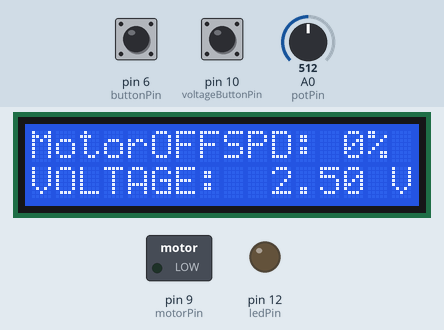
This sketch was run on a simulated Arduino Uno, built with avr-gcc and run on an emulated ATmega328P. On the bench: 16×2 character LCD, switched loads named in the sketch (green lamp = pin HIGH), output pins drawn as LEDs (lit = HIGH). Dashed ring = blinking. The inputs (shaded band) are chosen by the test bench; at power-on: pin 6 (buttonPin) HIGH, A0 (potPin) = 512, pin 10 (voltageButtonPin) HIGH. What the sketch prints to the serial monitor is not drawn.

Above: at 6.2 s.
6.3 s: pin 6 (buttonPin) pulled LOW for 0.25 s
At 7.2 s:
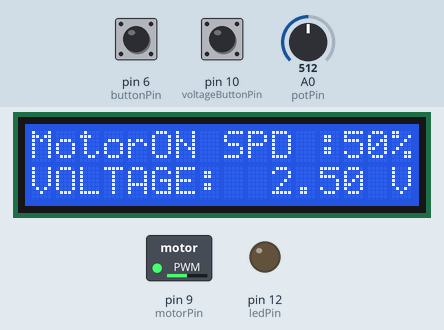
9.1 s: A0 (potPin) set to 1023
At 9.6 s:
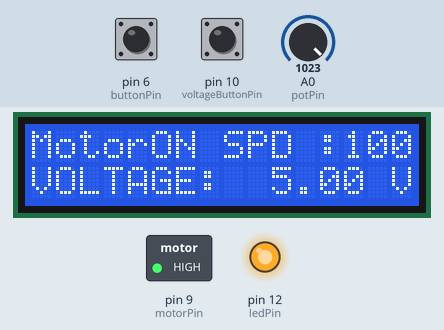
10.7 s: A0 (potPin) set to 1011
At 11.7 s:
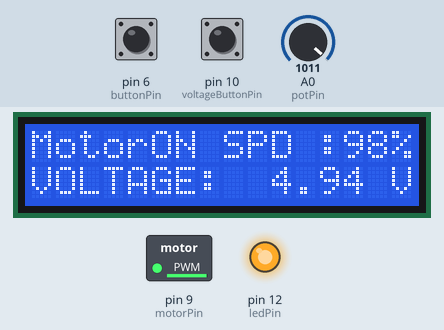
12.3 s: pin 6 (buttonPin) pulled LOW for 1 s
At 13.4 s:
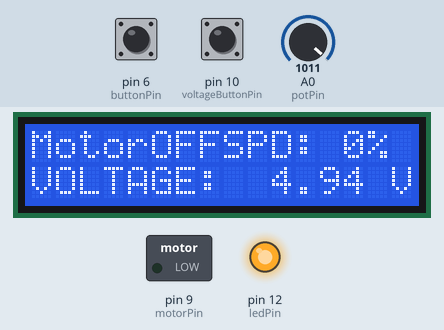
14.8 s: pin 6 (buttonPin) pulled LOW for 0.25 s
At 15.46 s:
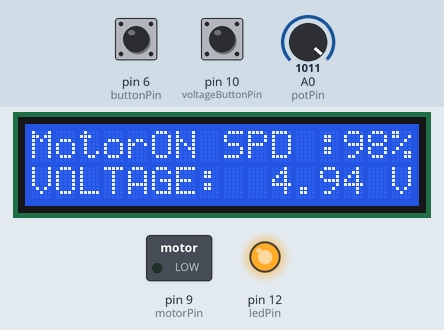
18.0 s: A0 (potPin) set to 716
At 19.3 s:
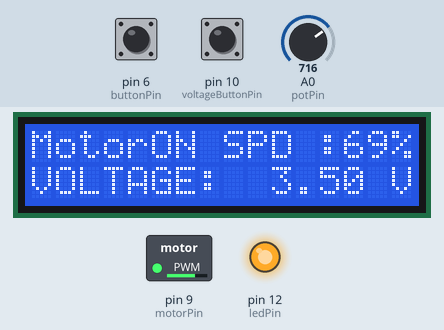
Timing chart, 0 to 22.0 s (numbered marks = the images above; inputs shaded):
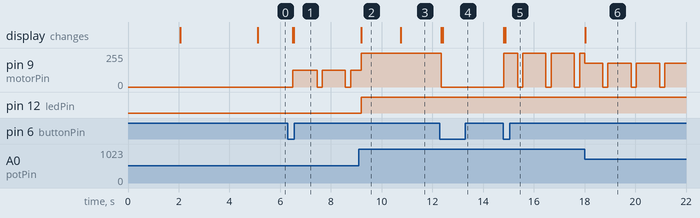

The sketch:

MotorLogic.ino
```cpp
#include <LiquidCrystal.h>

LiquidCrystal lcd(7, 8, 5, 4, 3, 2);

// Pin definitions
const int motorPin = 9;
const int ledPin = 12;
const int buttonPin = 6;
const int potPin = A0;
const int voltageButtonPin = 10;

// Variables for motor control
bool motorState = false;
int potValue = 0;
int ledBrightness = 0;
int motorSpeed = 0;
int motorSpeedPercentage = 0;
float actualVoltage = 0.0;

bool voltageState = false;

// Button toggle variables
bool lastButtonState = HIGH;
unsigned long lastButtonTime = 0;

void setup() {
  // Initialize serial communication
  Serial.begin(9600);
  Serial.println("System Starting...");

  //Setting pin modes
  pinMode(motorPin, OUTPUT);
  pinMode(ledPin, OUTPUT);
  pinMode(buttonPin, INPUT_PULLUP);  // Push button for motor
  pinMode(voltageButtonPin, INPUT_PULLUP); // Push button for voltage source

  //This will initialize the LCD
  lcd.begin(16, 2);
  lcd.print("System Ready");
  Serial.println("LCD initialized - System Ready");

  delay(2000);  // Wait 2 seconds before showing the next messages
  lcd.clear();

  //This will set the LCD to display my information
  lcd.print("By JM Tsie");
  lcd.setCursor(0, 1); // Move to the second row
  lcd.print(" ");
  Serial.println("My info: JM Tsie | Lets Connect: jaytm083@gmail.com ");

  delay(3000);  // Display for 3 seconds
  lcd.clear();  // Clear the display for the main loop
  Serial.println("Setup complete - entering main loop");
}

void loop() {
  //The program will read the potentiometer value
  potValue = analogRead(potPin);      // Value from 0 to 1023

  //The program will convert potentiometer value to LED brightness and motor speed
  ledBrightness = map(potValue, 0, 1023, 0, 255);
  motorSpeed = map(potValue, 0, 1023, 0, 255);

  //Here the program will caculate the motor speed in percentage (0-100%)
  motorSpeedPercentage = map(potValue, 0, 1023, 0, 100);

  // This will calculate the actual voltage (0-5V)
  actualVoltage = (potValue / 1023.0) * 5.0; // Scale for voltage range

  // Simple button toggle with debouncing
  bool currentButtonState = digitalRead(buttonPin);

  // Check for button press (HIGH to LOW) with simple debouncing
  if (currentButtonState == LOW && lastButtonState == HIGH && (millis() - lastButtonTime) > 150) {
    motorState = !motorState;
    lastButtonTime = millis();
    Serial.print("BUTTON PRESSED! Motor state changed to: ");
    Serial.println(motorState ? "ON" : "OFF");
  }

  lastButtonState = currentButtonState;

  //This method read the voltage button state
  if (digitalRead(voltageButtonPin) == LOW) {
    voltageState = !voltageState;
    Serial.print("Voltage button pressed - Voltage display state: ");
    Serial.println(voltageState ? "ON" : "OFF");
    delay(200);
  }

  //This method will control the motor SPEED(SPD) based on motorState
  lcd.setCursor(0, 0);
  if (motorState) {
    analogWrite(motorPin, motorSpeed);
    lcd.print("MotorON SPD : ");
    Serial.print("Motor SPEED value set to: ");
    Serial.print(motorSpeedPercentage);
    Serial.println(" km/h");
    Serial.print("DEBUG: PWM output to pin 9: ");
    Serial.println(motorSpeed);
  } else {
    analogWrite(motorPin, 0);  // Simply set PWM to 0
    lcd.print("MotorOFFSPD: ");
    Serial.println("Motor SPEED value set to: 0 km/h");
    Serial.println("DEBUG: PWM output to pin 9: 0");
  }

  //This will control the LED
  analogWrite(ledPin, ledBrightness);

  //This will display the motor speed in percentage on the LCD
  lcd.setCursor(13, 0);
  if (motorState) {
    lcd.print(motorSpeedPercentage);
    lcd.print("%  ");
  } else {
    lcd.print("0%  ");
  }

  //This will display the voltage source state on the LCD
  if (voltageState) {
    lcd.setCursor(0, 1);
    lcd.print("VOLTAGE:");
  } else {
    lcd.setCursor(0, 1);
    lcd.print("VOLTAGE:");
  }

  //This will display the actual voltage value on the LCD
  lcd.setCursor(10, 1);
  lcd.print(actualVoltage, 2);
  lcd.print(" V  ");

  // Log system status to serial monitor every 1 second
  static unsigned long lastLogTime = 0;
  if (millis() - lastLogTime > 1000) {
    Serial.print("Motor: ");
    Serial.print(motorState ? "ON" : "OFF");
    Serial.print(" | Speed: ");
    Serial.print(motorState ? motorSpeedPercentage : 0);
    Serial.print("% | Voltage: ");
    Serial.print(actualVoltage, 2);
    Serial.print("V | Pot Value: ");
    Serial.print(potValue);
    Serial.print(" | Pin 9 State: ");
    Serial.println(digitalRead(motorPin));

    lastLogTime = millis();
  }

  delay(200);  // Short delay to smooth updates
}
```

Measured:
- after the input at 6.3 s, pin 9 (motorPin): alternates 127/255 for 0.94 s and 0/255 for 0.20 s, starting after 0.19 s; the display: first changes after 0.19 s (image 1 shows a later state)
- after the input at 9.1 s, pin 12 (ledPin): LOW → HIGH after 0.10 s; the display: changes after 0.10 s (image 2)
- after the input at 10.7 s, pin 9 (motorPin): goes 252/255 0.08 s, 255/255 0.20 s, 252/255 0.92 s, 255/255 0.20 s, then 252/255, starting at once; the display: changes after 0.05 s (image 3)
- after the input at 12.3 s, the display: first changes after 0.06 s (image 4 shows a later state)
- after the input at 14.8 s, pin 9 (motorPin): 0/255 → 252/255 at once, then repeats every 1.1 s: 0/255 0.20 s, 252/255 0.92 s; the display: first changes at once (image 5 shows a later state)
- after the input at 18.0 s, the display: changes at once (image 6)
